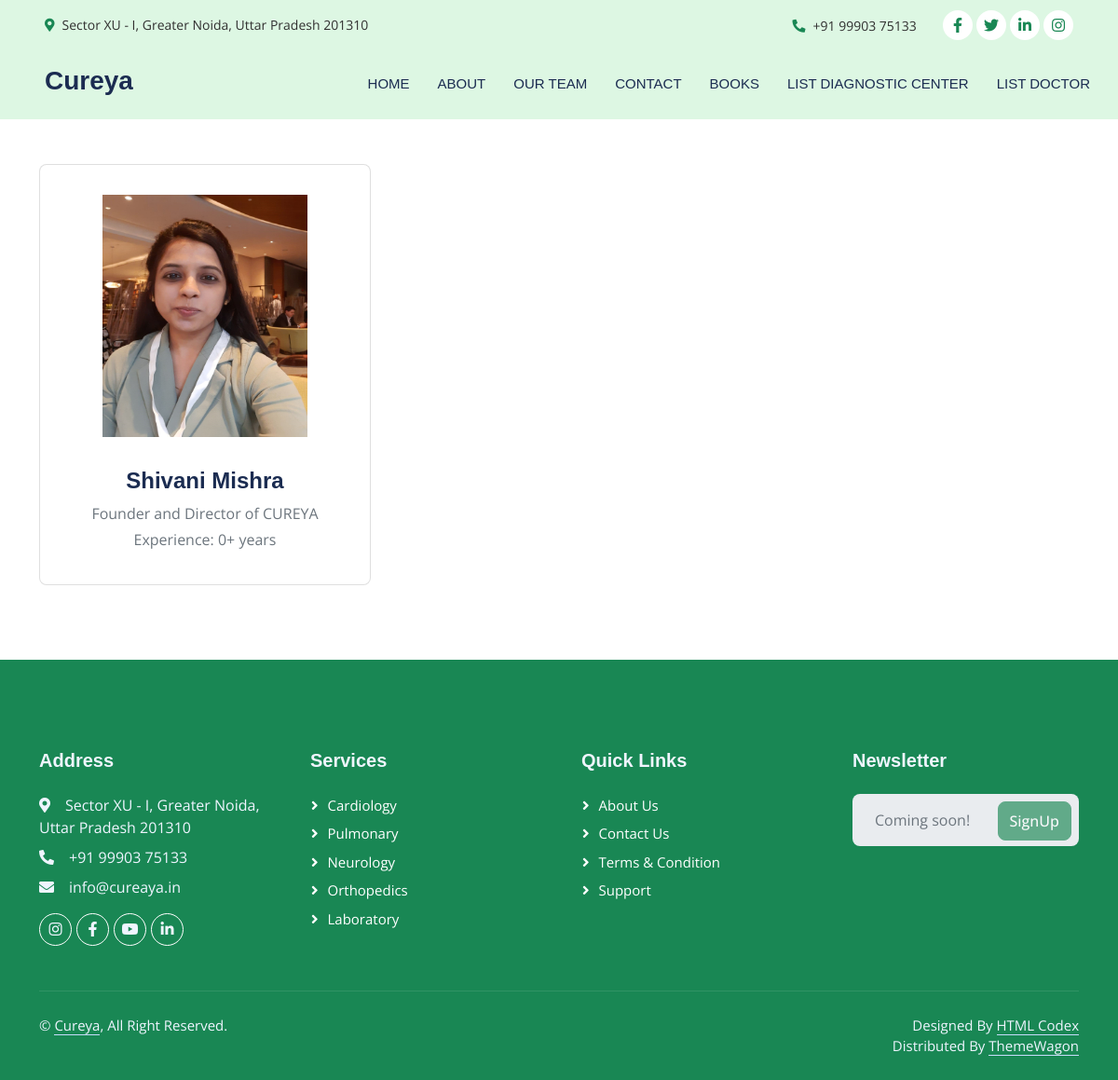
Before: /team/7cd0a12ea39e425aae2a1357398d73d9/ with the older database file.
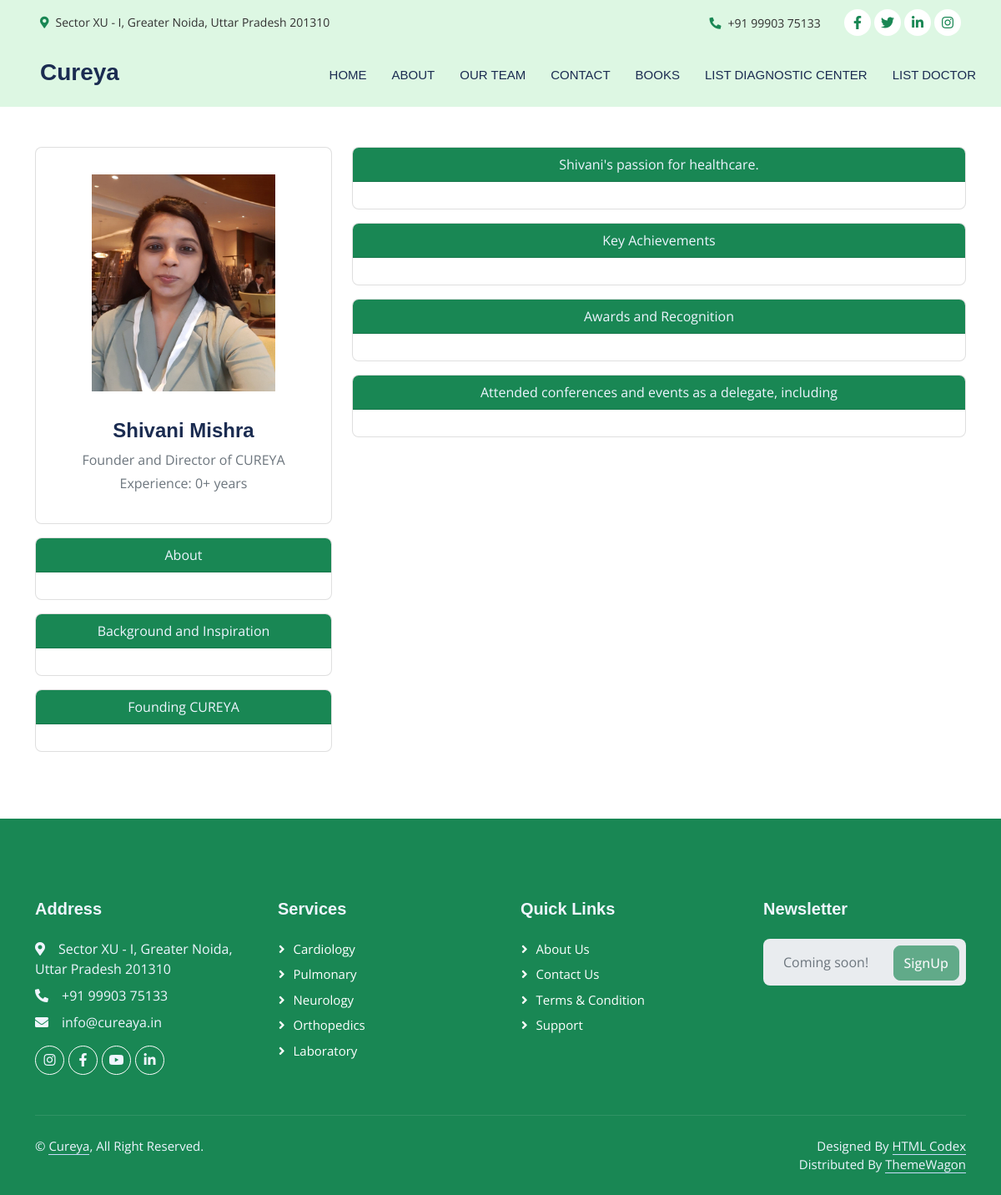
After: the same page with the newer database file.
### cureya/models.py (models this page shows, shortened)
class Section(models.Model):
    CONTENT_CHOICES = (
        ('P', 'Paragraph'),
        ('B', 'Bullet')
    )
    SECTION_SIZE_CHOICES = (
        ('SM', 'SMALL'),
        ('LG', 'LARGE')
    )
    section_name = models.CharField(max_length=60, default='')
    team_mate = models.ForeignKey(TeamMember, on_delete=models.CASCADE, null=True)
    section_size = models.CharField(max_length=2, choices=SECTION_SIZE_CHOICES, default='P')
    content_type = models.CharField(max_length=1, choices=CONTENT_CHOICES, default='LG')

### cureya/views.py (the view)
# urls.py: path('team/<str:id>/', team_slug),
def team_slug(request: ASGIRequest, id):
    context = {}
    try:
        member = TeamMember.objects.get(pk=UUID(id))
        sections = Section.objects.filter(team_mate=id)
        data = []
        for section in list(sections.values()):
            section['content'] = list(
                (Content.objects.filter(section=section['id'])).values()
            )
            data.append(section)
        context['team_member'] = member
        context['sections'] = data
        return render(request, 'team-slug.html', context)
    except Exception:
        return render(request, '404.html')

### templates/team-slug.html (shortened to what this page needs)
{% extends 'partials/_base.html' %}
{% load static %}
{% block content %}
<div class="container my-5">
  <div class="row">
    <div class="col-md-4 col-sm-12 mb-3">
      <div class="card w-100 mb-3" style="width: 18rem;">
        <div class="card-body">
          <div class="card-body">
                    <div class="d-flex flex-column align-items-center text-center">
                      <img src="{{ team_member.photo.url }}" alt="Admin" height="260" width="220">
                      <div>
                        <h4>{{team_member.name}}</h4>
                        <p class="text-secondary mb-1">{{ team_member.designation }}</p>
                        <p class="text-secondary mb-1">Experience: {{team_member.experience_years}}+ years</p>
                      </div>
                    </div>
                  </div>
        </div>
      </div>
      {% for section in sections %}
      {% if section.section_size == 'SM' %}
      <div class="card mb-3">
        <div class="card-header bg-success text-center text-light">
          {{ section.section_name }}
        </div>
        <div class="card-body">
        </div>
      </div>
      {% endif %}
      {% endfor %}
    </div>
    <div class="col-md-8 col-sm-12">
      {% for section in sections %}
      {% if section.section_size == 'LG' %}
      <div class="card mb-3">
        <div class="card-header bg-success text-center text-light">
          {{ section.section_name }}
        </div>
        <div class="card-body">
        </div>
      </div>
      {% endif %}
      {% endfor %}
    </div>
  </div>
</div>
{% endblock %}

Changed rows visible on the page:
added Section: section_name "About", shown under "Shivani Mishra"
added Section: section_name "Background and Inspiration", shown under "Shivani Mishra"
added Section: section_name "Founding CUREYA", shown under "Shivani Mishra"
added Section: section_name "Shivani's passion for healthcare."
added Section: section_name "Key Achievements"
added Section: section_name "Awards and Recognition"
added Section: section_name "Attended conferences and events as a delegate, including"
